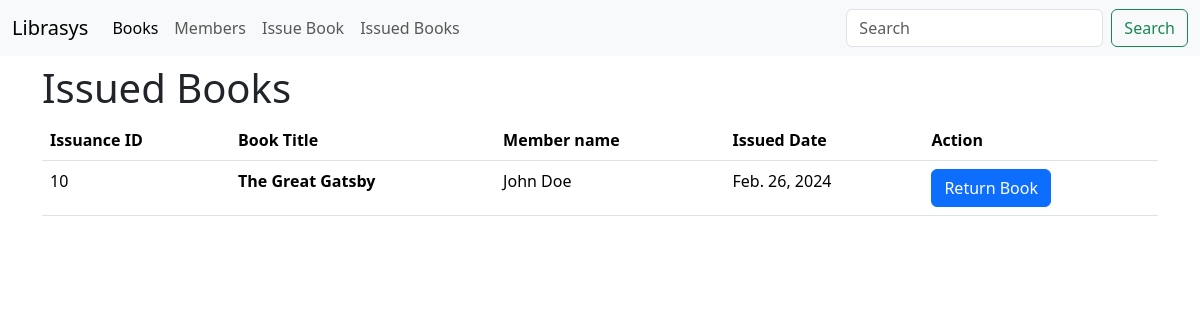
/issued_books/, run on the app's committed database.
### library/models.py (models this page shows, shortened)
class BookIssuance(models.Model):
    issuance_id = models.AutoField(primary_key=True, unique=True)
    book = models.ForeignKey(Book, on_delete=models.CASCADE)
    member = models.ForeignKey(Member, on_delete=models.CASCADE)
    issue_date = models.DateField(default=timezone.now)
    return_date = models.DateField(null=True, blank=True)
    is_returned = models.BooleanField(default=False)
    fee = models.DecimalField(max_digits=10, decimal_places=2, default=0.00)

class Book(models.Model):
    book_id = models.AutoField(primary_key=True)
    title = models.CharField(max_length=50, null=True)
    author = models.CharField(max_length=50, null=True)
    quantity = models.IntegerField(default=0, null=True)

class Member(models.Model):
    member_id = models.AutoField(primary_key=True)
    member_name = models.CharField(max_length=200, null=True)
    member_email = models.EmailField(unique=True, null=True)
    outstanding_debt = models.DecimalField(max_digits=10, decimal_places=2, default=0.00)

### library/views.py (the view)
# urls.py: path('issued_books/', views.issued_books, name="issued_books"),
def issued_books(request):
    issued_books = BookIssuance.objects.all()
    return render(request, "issued_books.html", {"issued_books": issued_books})

### library/templates/issued_books.html
{% extends 'index.html' %}
{% block content %}
<body>
    <div class="container">
        <h1 class="mt-2">Issued Books</h1>
        <table class="table">
            <thead>
                <tr>
                    <th scope="col">Issuance ID</th>
                    <th scope="col">Book Title</th>
                    <th scope="col">Member name</th>
                    <th scope="col">Issued Date</th>
                    <th scope="col">Action</th>
                </tr>
            </thead>
            {% for issuance in issued_books %}
            <tbody>
                <tr>
                    <td>{{ issuance.issuance_id }}</a></td>
            <th scope="row">{{ issuance.book.title }}</th>
            <td>{{ issuance.member.member_name }}</a></td>
            <td>{{ issuance.issue_date }}</td>
            <td>
                <a href="{% url 'return_book' issuance.issuance_id %}"><button type="button" class="btn btn-primary">Return Book</button></a>
            </td>
            </tr>
        </tbody>
        {% endfor %}
        </table>
    </div>
</body>
{% endblock %}

### data on the page
BookIssuance: issuance_id "10", book "The Great Gatsby", member.member_name "John Doe", issue_date "Feb. 26, 2024"
